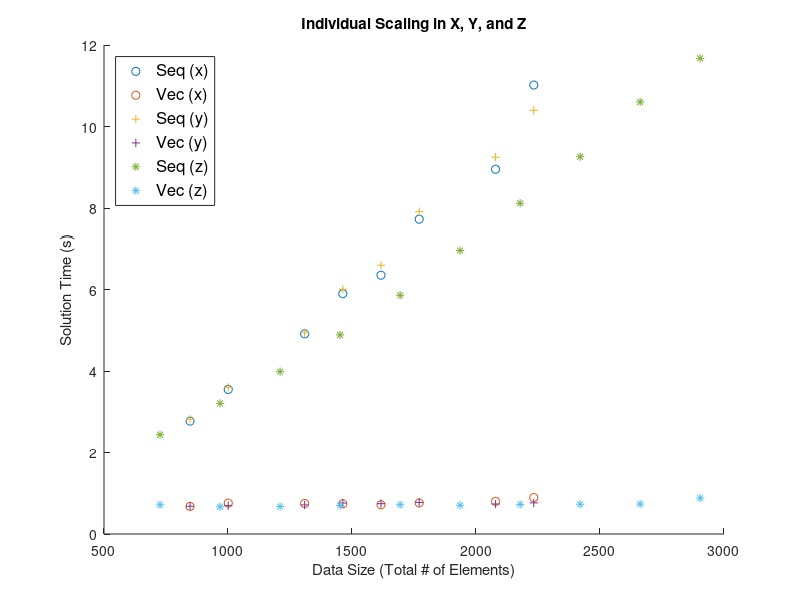

MATLAB code for this plot:
load('compete_10xsize.mat','result_size','result_time')

clf
hold on
plot(result_size(:,1),result_time(:,1),'o')
plot(result_size(:,1),result_time(:,2),'o')

load('compete_10ysize.mat','result_size','result_time')

plot(result_size(:,1),result_time(:,1),'+')
plot(result_size(:,1),result_time(:,2),'+')

load('compete_10zsize.mat','result_size','result_time','cubesize')

plot(result_size(:,1),result_time(:,1),'*')
plot(result_size(:,1),result_time(:,2),'*')

legend('Seq (x)','Vec (x)', 'Seq (y)','Vec (y)','Seq (z)','Vec (z)','Location','Northwest','FontSize',12)
xlabel('Data Size (Total # of Elements)')
ylabel('Solution Time (s)')
title('Individual Scaling in X, Y, and Z')
